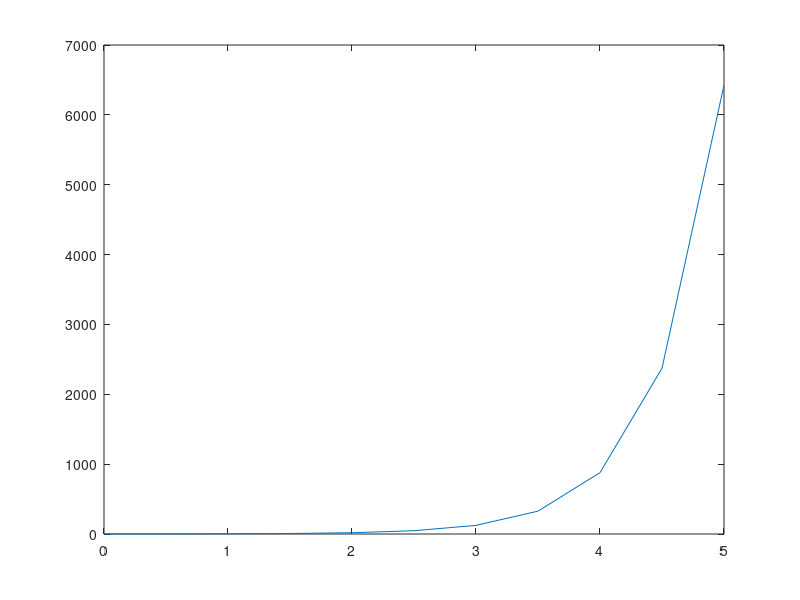

Here is the MATLAB script that generated this plot:
%% *Euler Differentiation Method Code*
%% Input
n=10;   % number of iteration
a=0;       %interval start value
b=5;      % interval end value
h=(b-a)/n;     % step size 
%% x discretization
%% x discretization
x=a :h:b;
y=zeros(size(x));
%% Initial Condition
%% initial condition
x(1)=0;     y(1)=1;
%% Differential Eq. y'=f(x,y)=e^(2x)+ln(y)
%% Differential Eq.     Y =f(x, y)=
% the loop to solve the DE
fprintf("n       x         y");
for i=1: n
    fprintf('%2i %9.5f %10f\n',i ,x(i), y(i)); %printing the data
    ln_y= log(y(i)); %calculate ln(y)
    f=exp(2*x(i))+ln_y; %calculate f
    y(i+1) = y(i) + h * f ; %Euler method
end
%% Visualization
%%Visualization (for a graph-like solution)
figure(1)
plot (x , y)
